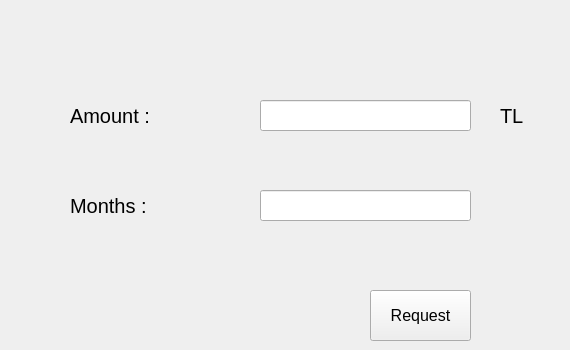
     <widget class="QWidget" name="PRequestLoan">
      <widget class="QLabel" name="l_amount">
       <property name="geometry">
        <rect>
         <x>70</x>
         <y>90</y>
         <width>141</width>
         <height>51</height>
        </rect>
       </property>
       <property name="font">
        <font>
         <pointsize>15</pointsize>
        </font>
       </property>
       <property name="text">
        <string>Amount :</string>
       </property>
      </widget>
      <widget class="QLabel" name="l_months">
       <property name="geometry">
        <rect>
         <x>70</x>
         <y>180</y>
         <width>141</width>
         <height>51</height>
        </rect>
       </property>
       <property name="font">
        <font>
         <pointsize>15</pointsize>
        </font>
       </property>
       <property name="text">
        <string>Months :</string>
       </property>
      </widget>
      <widget class="QLineEdit" name="l_edit">
       <property name="geometry">
        <rect>
         <x>260</x>
         <y>100</y>
         <width>211</width>
         <height>31</height>
        </rect>
       </property>
       <property name="font">
        <font>
         <pointsize>10</pointsize>
        </font>
       </property>
      </widget>
      <widget class="QLineEdit" name="m_edit">
       <property name="geometry">
        <rect>
         <x>260</x>
         <y>190</y>
         <width>211</width>
         <height>31</height>
        </rect>
       </property>
       <property name="font">
        <font>
         <pointsize>10</pointsize>
        </font>
       </property>
      </widget>
      <widget class="QPushButton" name="req_loan_btn">
       <property name="geometry">
        <rect>
         <x>370</x>
         <y>290</y>
         <width>101</width>
         <height>51</height>
        </rect>
       </property>
       <property name="font">
        <font>
         <pointsize>12</pointsize>
        </font>
       </property>
       <property name="text">
        <string>Request</string>
       </property>
      </widget>
      <widget class="QLabel" name="tl_label">
       <property name="geometry">
        <rect>
         <x>500</x>
         <y>100</y>
         <width>61</width>
         <height>31</height>
        </rect>
       </property>
       <property name="font">
        <font>
         <pointsize>15</pointsize>
        </font>
       </property>
       <property name="text">
        <string>TL</string>
       </property>
      </widget>
     </widget>
